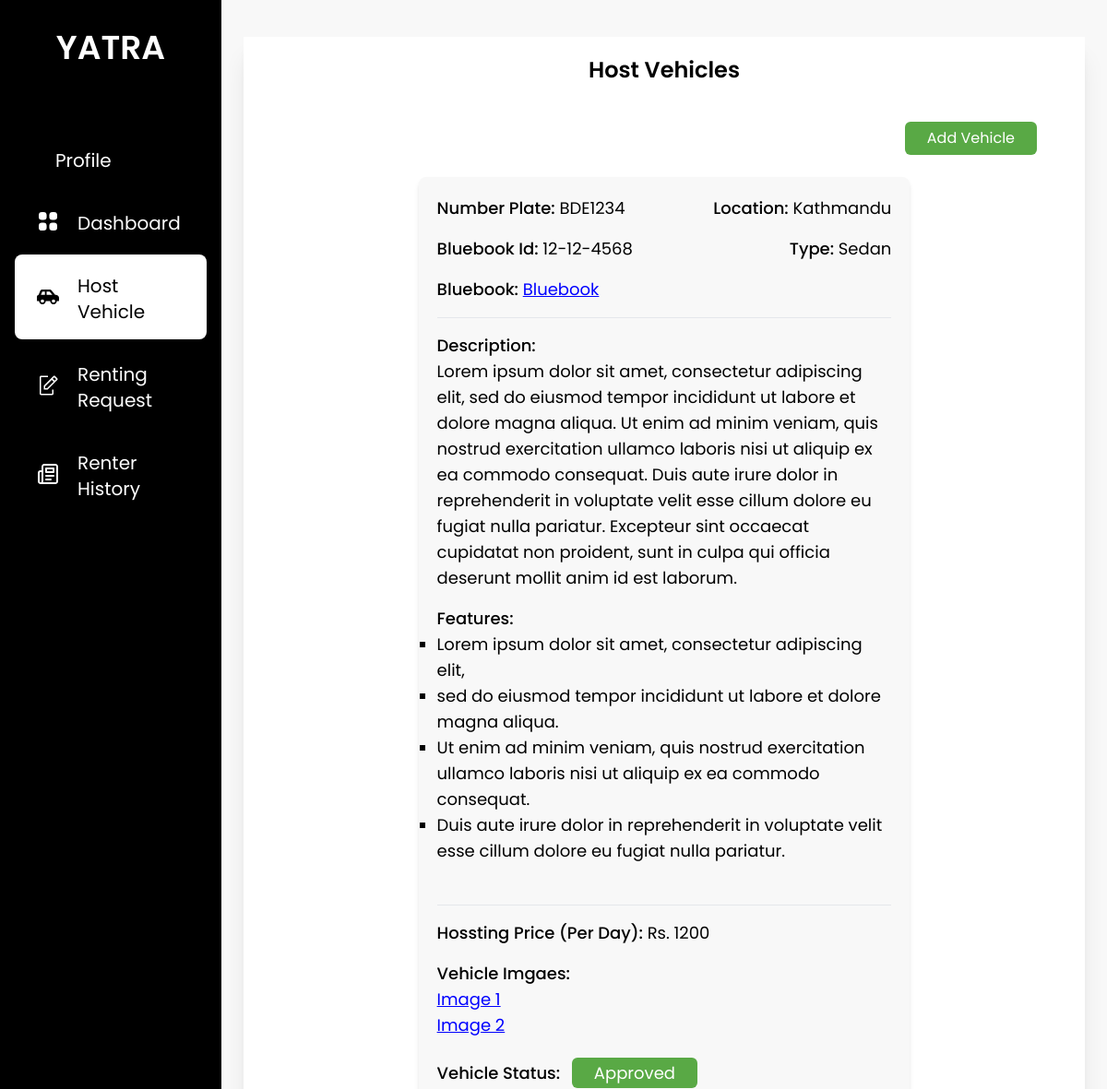
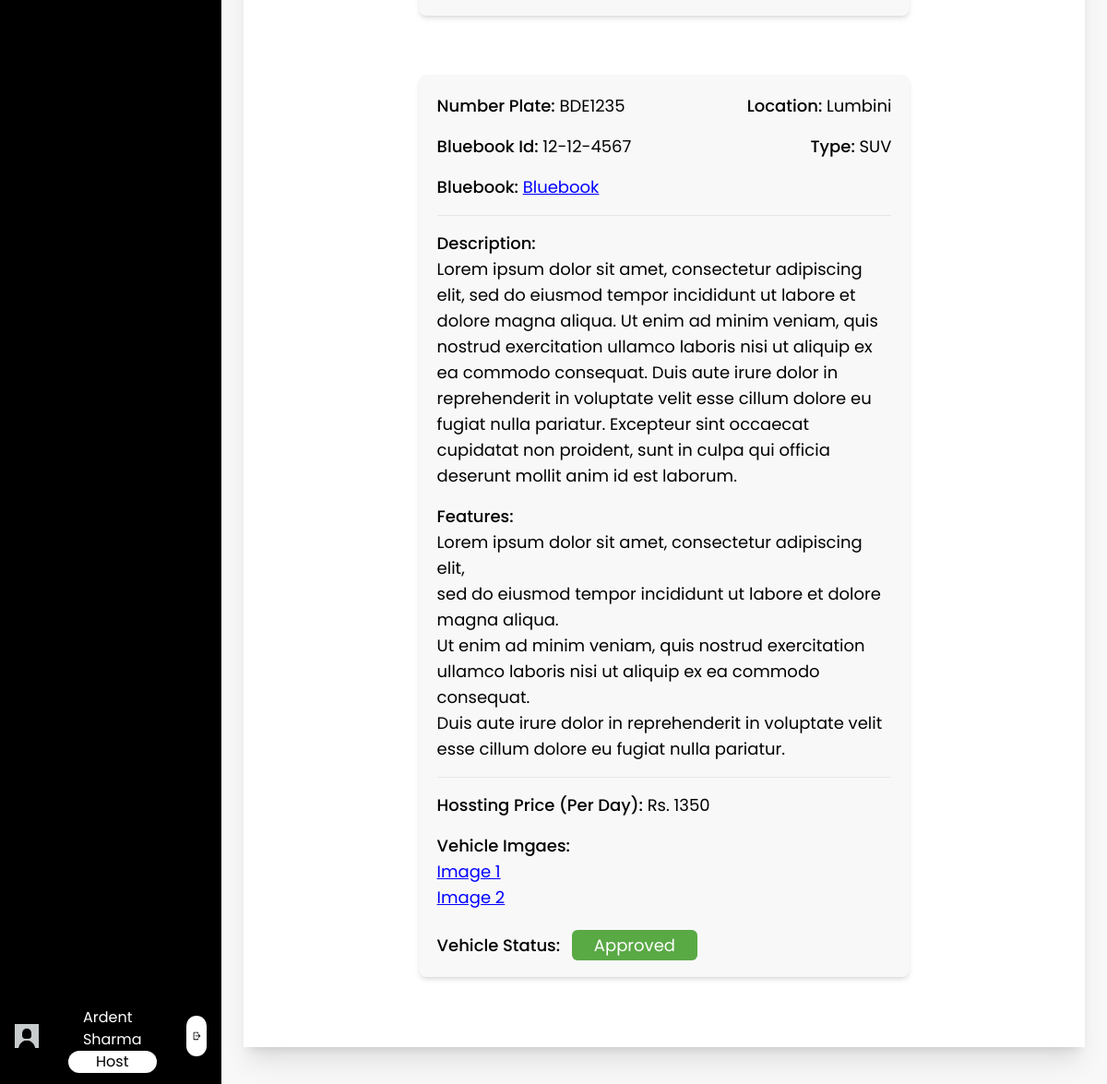
Screenshot of /host_vehicles (signed in) with the database file from the repository (2 pictures, top to bottom).
### base/models.py (models this page shows, shortened)
class Host(models.Model):
    user = models.OneToOneField(User, on_delete=models.CASCADE, related_name="host")
    first_name = models.CharField(max_length=25)
    last_name = models.CharField(max_length=25)
    email = models.EmailField()
    phone_number = models.CharField(max_length=10)
    address = models.CharField(max_length=100, null= True, blank=True)
    citizenship_id = models.CharField(max_length=20, null= True, blank=True)
    citizenship = models.ImageField(upload_to='host/profile', default='default_photo.jpg')
    pic = models.ImageField(upload_to='host/profile', default='default_profile.jpg')
    is_approved = models.CharField(max_length=10, choices=status, default="Pending")
    is_blocked = models.BooleanField(default=False)

class Vehicle(models.Model):
    types = (
        ('Sedan', 'Sedan'),
        ('SUV', 'SUV'),
        ('Jeep', 'Jeep'),
        ('Mini-Van', 'Mini-Van'),
        ('Other', 'Other'),
    )
    number_plate = models.CharField(max_length=20, unique=True)
    host = models.ForeignKey(Host, on_delete=models.SET_NULL, null=True, related_name="owner")
    location = models.ForeignKey(Location, on_delete=models.SET_NULL, null=True, related_name="place")
    bluebook = models.ImageField(upload_to="host/vehicle")
    bluebook_id = models.CharField(max_length=25)
    image1 = models.ImageField(upload_to="host/vehicle")
    image2 = models.ImageField(upload_to="host/vehicle")
    image3 = models.ImageField(upload_to="host/vehicle", null=True, blank=True)
    description = models.TextField(max_length=500)
    feature = RichTextField(config_name='awesome_ckeditor2')
    price = models.PositiveIntegerField()
    type = models.CharField(max_length=10, choices=types)
    is_approved = models.CharField(max_length=10, choices=status, default="Pending")
    is_rented = models.BooleanField(default=False)

class Location(models.Model):
    name=models.CharField(max_length=25, unique=True)
    def __str__(self):
        return self.name

### base/decorators.py (the view)
        def wrapper_func(request, *args, **kwargs):
            group = None
            if request.user.groups.exists():
                group = request.user.groups.all()[0].name
            if group in allowed_roles:
                return view_func(request, *args, **kwargs)
            else:
                return render(request, '403.html', status=403)

### base/templatetags/user_group.py (called while the page is built)
@register.filter(name='has_group')
def has_group(user, group_name):
    return user.groups.filter(name=group_name).exists()

### base/views.py (called while the page is built, shortened)
@allowed_users(allowed_roles=['host'])
def host_vehicles(request):
    error = ''
    vehicle_list = Vehicle.objects.filter(host=request.user.host)
    transactions = Transaction.objects.filter(host__user=request.user)
    if transactions.count() == 0:
        add_payment = 'yes'
    else :
        add_payment = 'no'
    context = {
         'vehicle_list' : vehicle_list,
         'add_payment': add_payment,
         'error':error
    }
    return render(request, 'vehicles/host_vehicles.html', context)

### base/templates/vehicles/host_vehicles.html (shortened to what this page needs)
{% extends 'base/base.html' %}
{% load static %}
{% block content %}
<div class="h-screen w-full px-6 py-10 bg-theme overflow-y-auto">
    <div class="bg-white h-full flex flex-col shadow-xl">
        <div class="p-3 overflow-y-auto scrollbar-hide">
            <p class="text-center text-2xl font-semibold pt-2 pb-4">Host Vehicles</p>
            {% if request.user.host.is_approved == "Approved" %}
                {% if add_payment == 'yes' %}
                    <div class="flex w-full justify-end px-10 py-6">
                        <a href="{% url 'handle_payment' %}"><button class="bg-custom-green text-white rounded-md py-1.5 px-6" type="submit">Make Payment</button></a>
                    </div>
                    <p class="text">You need to make payment before adding vehicles</p>
                {% else %}
                    <div class="flex w-full justify-end px-10 py-6">
                        <a href="{% url 'add_vehicles' %}"><button class="bg-custom-green text-white rounded-md py-1.5 px-6" type="submit">Add Vehicle</button></a>
                    </div>
                {% endif %}
            {% else %}
                <a>You can only add vehicles after being approved</a>
            {% endif %}
            {% if vehicle_list %}
                {% for vehicle in vehicle_list %}
                <div class="w-3/5 flex flex-col mx-auto rounded-lg bg-theme p-5 shadow-md text-lg mb-16">
                    <div class="flex flex-col mb-4">
                        <div class="flex flex-row justify-between mb-4">
                            <div>
                                <span class="font-medium">Number Plate: </span>{{ vehicle.number_plate }}
                            </div>
                            <div>
                                <span class="font-medium">Location: </span>{{ vehicle.location }}
                            </div>
                        </div>
                        <div class="flex flex-row justify-between">
                            <div>
                                <span class="font-medium">Bluebook Id: </span>{{ vehicle.bluebook_id }}
                            </div>
                            <div>
                                <span class="font-medium">Type: </span>{{ vehicle.type }}
                            </div>
                        </div>
                    </div>
                    <div class="mb-4">
                        <span class="font-medium">Bluebook: </span>
                        <a href="{% url 'open_bluebook' vehicle.id %}" style="color: blue;" class="underline">
                            Bluebook
                        </a>
                    </div>
                    <hr class="mb-4">
                    <div class="mb-4 flex flex-col">
                        <div>
                            <span class="font-medium">Description: </span>
                        </div>
                        <div>
                            <span>{{ vehicle.description }}</span>
                        </div>
                    </div>
                    <div class="mb-4 flex flex-col">
                        <div>
                            <span class="font-medium">Features: </span>
                        </div>
                        <div>
                            <span>{{ vehicle.feature |safe }}</span>
                        </div>
                    </div>
                    <hr class="mb-4">
                    <div class="mb-4">
                        <span class="font-medium">Hossting Price (Per Day): </span><span>Rs. {{ vehicle.price }}</span>
                    </div>
                    <div>
                        <div>
                            <span class="font-medium">Vehicle Imgaes: </span>
                        </div>
                        <div class="flex flex-col mb-6">
                            <a href="{% url 'open_vehicle' vehicle.id 1 %}" style="color: blue;" class="underline">
                                Image 1
                            </a>
                            <a href="{% url 'open_vehicle' vehicle.id 2 %}" style="color: blue;" class="underline">
                                Image 2
                            </a>
                        </div>
                    </div>
                    <div>
                        <span class="font-medium">Vehicle Status:  </span><span class="py-1 px-6 ml-2 text-white rounded-md {% if vehicle.is_approved == 'Approved' %} bg-custom-green {% elif vehicle.is_approved == 'Pending' %} bg-custom-orange {% else %} bg-danger {% endif %} ">{{ vehicle.is_approved }}</span>
                    </div>
                </div>
                {% endfor %}
            {% else %}
                <p class="text-center pt-20 text-2xl text-dark-gray">No Vehicles to display</p>
            {% endif %}
        </div>
    </div>
</div>
{% endblock content %}

### base/templates/base/base.html (shortened to what this page needs)
{% load static tailwind_tags %}
{% load user_group %}
<html lang="en">
<head>
    {% tailwind_css %}
</head>
<body class="font-poppins min-h-screen">
    <div class="flex flex-row">
        <div class="flex w-1/5 bg-black h-screen text-white">
            <div class="w-full relative">
                <div class="flex justify-center pb-8">
                    <a href="{% url 'home' %}" class="py-8">
                        <span class="text-4xl text-center font-semibold">YATRA</span>
                    </a>
                </div>
                {% if user|has_group:'host' %}
                <div class="text-xl">
                    {% with request.resolver_match.url_name as url_name %}
                    <ul class="px-4">
                        <a href="{% url 'host_profile' %}" class="nav-bar-items {% if url_name == 'host_profile' or url_name == 'host_update_profile' %}active{% endif %}">
                            <li class="nav-bar-li">
                                Profile
                            </li>
                        </a>
                        <a href="{% url 'host_dashboard' %}" class="nav-bar-items {% if url_name == 'host_dashboard' %} active {% endif %}">
                            <img src="{% static 'images/dashboard.svg' %}" alt="">
                            <li class="nav-bar-li">
                                Dashboard
                            </li>
                        </a>
                        <a href="{% url 'host_vehicles' %}" class="nav-bar-items {% if url_name == 'host_vehicles' or url_name == 'add_vehicles' %} active {% endif %}">
                            <img src="{% static 'images/Vehicle.svg' %}" alt="">
                            <li class="nav-bar-li">
                               Host Vehicle
                            </li>
                        </a>
                        <a href="{% url 'rent_request' %}" class="nav-bar-items{% if url_name == 'rent_request' %} active {% endif %}">
                            <img src="{% static 'images/request.svg' %}" alt="">
                            <li class="nav-bar-li">
                                Renting Request
                            </li>
                        </a>
                        <a href="{% url 'rented_history' %}" class="nav-bar-items{% if url_name == 'rented_history' or url_name == 'report_user' %} active {% endif %}">
                            <img src="{% static 'images/blog.svg' %}" alt="">
                            <li class="nav-bar-li">
                                Renter History
                            </li>
                        </a>
                    </ul>
                    {% endwith %}
                </div>
                <div class="flex flex-row absolute bottom-0 justify-evenly py-3 px-4 w-full">
                    <a href="{% url 'host_profile' %}" class=" ">
                        <img src="{% static 'images/default_profile.jpg' %}" style="object-fit: contain" alt="" class="w-20 h-20 object-cover rounded-full ">
                    </a>
                    <div class="flex flex-col px-8 justify-evenly">
                        <p class="text-generalBackground px-4 mt-2 ">{{ user.host.first_name }} {{ user.host.last_name }}</p>
                        <p class="text-gray px-4 text-center rounded-xl bg-white text-black py-0.75 ">Host</p>
                    </div>
                    <div class="ml-auto my-auto flex-end p-1.5 bg-white rounded-full">
                        <a href="{% url 'logout' %}">
                            <img src="{% static 'images/logout.svg' %}" alt="" class="h-8">
                        </a>
                    </div>
                </div>
                {% endif %}
            </div>
        </div>
        <div class="flex w-4/5 h-screen relative overflow-y-auto">
            {% block content %}
            {% endblock content%}
        </div>
    </div>
</body>
</html>

### rows the page displays
Vehicle: number_plate "BDE1234", location "Kathmandu", bluebook_id "12-12-4568", type "Sedan", description "Lorem ipsum dolor sit amet, consectetur adipiscing elit, sed do eiusmod tempor incididunt ut labore et dolore magna aliqua. Ut enim ad minim veniam, quis nostrud exercitation ullamco laboris nisi ut aliquip ex ea commodo consequat. Duis aute irure dolor in reprehenderit in voluptate velit esse cillum dolore eu fugiat nulla pariatur. Excepteur sint occaecat cupidatat non proident, sunt in culpa qui officia deserunt mollit anim id est laborum.", feature "Lorem ipsum dolor sit amet, consectetur adipiscing elit, sed do eiusmod tempor incididunt ut labore et dolore magna aliqua. Ut enim ad minim veniam, quis nostrud exercitation ullamco laboris nisi ut aliquip ex ea commodo consequat. Duis aute irure dolor in reprehenderit in voluptate velit esse cillum dolore eu fugiat nulla pariatur.", price "1200", is_approved "Approved"
Vehicle: number_plate "BDE1235", location "Lumbini", bluebook_id "12-12-4567", type "SUV", description "Lorem ipsum dolor sit amet, consectetur adipiscing elit, sed do eiusmod tempor incididunt ut labore et dolore magna aliqua. Ut enim ad minim veniam, quis nostrud exercitation ullamco laboris nisi ut aliquip ex ea commodo consequat. Duis aute irure dolor in reprehenderit in voluptate velit esse cillum dolore eu fugiat nulla pariatur. Excepteur sint occaecat cupidatat non proident, sunt in culpa qui officia deserunt mollit anim id est laborum.", feature "Lorem ipsum dolor sit amet, consectetur adipiscing elit, sed do eiusmod tempor incididunt ut labore et dolore magna aliqua. Ut enim ad minim veniam, quis nostrud exercitation ullamco laboris nisi ut aliquip ex ea commodo consequat. Duis aute irure dolor in reprehenderit in voluptate velit esse cillum dolore eu fugiat nulla pariatur.", price "1350", is_approved "Approved"

### other values shown
{{ user.host.first_name }} "Ardent"
{{ user.host.last_name }} "Sharma"
